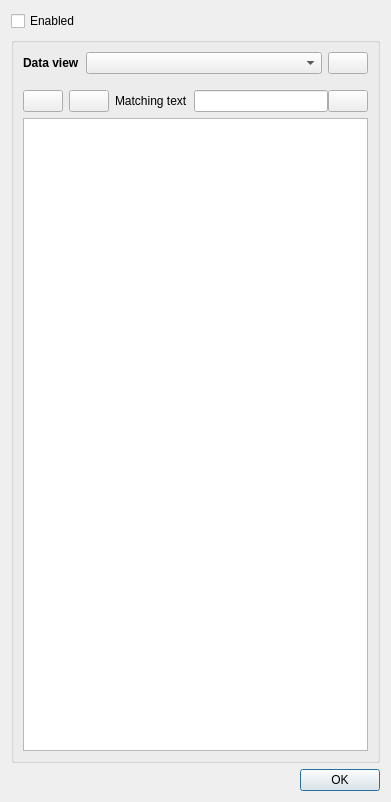
<?xml version="1.0" encoding="UTF-8"?>
<ui version="4.0">
 <class>shv::visu::timeline::ChannelFilterDialog</class>
 <widget class="QDialog" name="shv::visu::timeline::ChannelFilterDialog">
  <property name="geometry">
   <rect>
    <x>0</x>
    <y>0</y>
    <width>391</width>
    <height>802</height>
   </rect>
  </property>
  <property name="windowTitle">
   <string>Channels filter dialog</string>
  </property>
  <layout class="QVBoxLayout" name="verticalLayout_2">
   <item>
    <widget class="QCheckBox" name="chbFileterEnabled">
     <property name="text">
      <string>Enabled</string>
     </property>
    </widget>
   </item>
   <item>
    <widget class="QGroupBox" name="gbFilterSetings">
     <property name="title">
      <string/>
     </property>
     <layout class="QVBoxLayout" name="verticalLayout">
      <item>
       <layout class="QHBoxLayout" name="horizontalLayout">
        <item>
         <widget class="QLabel" name="lName">
          <property name="font">
           <font>
            <bold>true</bold>
           </font>
          </property>
          <property name="text">
           <string>Data view</string>
          </property>
         </widget>
        </item>
        <item>
         <widget class="QComboBox" name="cbDataView">
          <property name="sizePolicy">
           <sizepolicy hsizetype="Preferred" vsizetype="Fixed">
            <horstretch>1</horstretch>
            <verstretch>0</verstretch>
           </sizepolicy>
          </property>
         </widget>
        </item>
        <item>
         <widget class="QPushButton" name="pbActions">
          <property name="text">
           <string/>
          </property>
          <property name="icon">
           <iconset resource="../../images/images.qrc">
            <normaloff>:/shv/visu/images/hamburger-menu.svg</normaloff>:/shv/visu/images/hamburger-menu.svg</iconset>
          </property>
         </widget>
        </item>
       </layout>
      </item>
      <item>
       <spacer name="verticalSpacer">
        <property name="orientation">
         <enum>Qt::Vertical</enum>
        </property>
        <property name="sizeType">
         <enum>QSizePolicy::Fixed</enum>
        </property>
        <property name="sizeHint" stdset="0">
         <size>
          <width>10</width>
          <height>10</height>
         </size>
        </property>
       </spacer>
      </item>
      <item>
       <layout class="QHBoxLayout" name="horizontalLayout_3">
        <item>
         <widget class="QPushButton" name="pbCheckItems">
          <property name="text">
           <string/>
          </property>
          <property name="icon">
           <iconset resource="../../images/images.qrc">
            <normaloff>:/shv/visu/images/check-box-outline.svg</normaloff>:/shv/visu/images/check-box-outline.svg</iconset>
          </property>
         </widget>
        </item>
        <item>
         <widget class="QPushButton" name="pbUncheckItems">
          <property name="text">
           <string/>
          </property>
          <property name="icon">
           <iconset resource="../../images/images.qrc">
            <normaloff>:/shv/visu/images/checkbox-blank-outline.svg</normaloff>:/shv/visu/images/checkbox-blank-outline.svg</iconset>
          </property>
         </widget>
        </item>
        <item>
         <widget class="QLabel" name="lblFilter">
          <property name="text">
           <string>Matching text</string>
          </property>
         </widget>
        </item>
        <item>
         <layout class="QHBoxLayout" name="horizontalLayout_2">
          <property name="spacing">
           <number>0</number>
          </property>
          <item>
           <widget class="QLineEdit" name="leMatchingFilterText">
            <property name="sizePolicy">
             <sizepolicy hsizetype="Expanding" vsizetype="Fixed">
              <horstretch>1</horstretch>
              <verstretch>0</verstretch>
             </sizepolicy>
            </property>
           </widget>
          </item>
          <item>
           <widget class="QPushButton" name="pbClearMatchingText">
            <property name="text">
             <string/>
            </property>
            <property name="icon">
             <iconset resource="../../images/images.qrc">
              <normaloff>:/shv/visu/images/delete.svg</normaloff>:/shv/visu/images/delete.svg</iconset>
            </property>
           </widget>
          </item>
         </layout>
        </item>
       </layout>
      </item>
      <item>
       <widget class="QTreeView" name="tvChannelsFilter"/>
      </item>
     </layout>
    </widget>
   </item>
   <item>
    <widget class="QDialogButtonBox" name="buttonBox">
     <property name="orientation">
      <enum>Qt::Horizontal</enum>
     </property>
     <property name="standardButtons">
      <set>QDialogButtonBox::Ok</set>
     </property>
    </widget>
   </item>
  </layout>
 </widget>
 <resources>
  <include location="../../images/images.qrc"/>
 </resources>
 <connections>
  <connection>
   <sender>buttonBox</sender>
   <signal>accepted()</signal>
   <receiver>shv::visu::timeline::ChannelFilterDialog</receiver>
   <slot>accept()</slot>
   <hints>
    <hint type="sourcelabel">
     <x>248</x>
     <y>254</y>
    </hint>
    <hint type="destinationlabel">
     <x>157</x>
     <y>274</y>
    </hint>
   </hints>
  </connection>
  <connection>
   <sender>buttonBox</sender>
   <signal>rejected()</signal>
   <receiver>shv::visu::timeline::ChannelFilterDialog</receiver>
   <slot>reject()</slot>
   <hints>
    <hint type="sourcelabel">
     <x>316</x>
     <y>260</y>
    </hint>
    <hint type="destinationlabel">
     <x>286</x>
     <y>274</y>
    </hint>
   </hints>
  </connection>
 </connections>
</ui>
